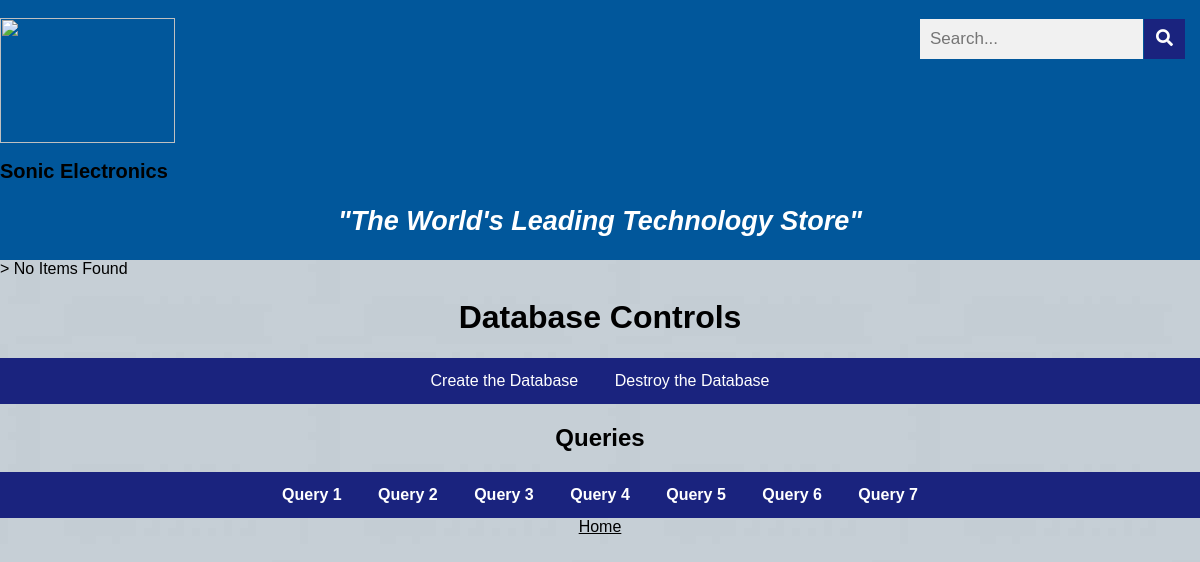
The app's page /queryFour.php, older data.
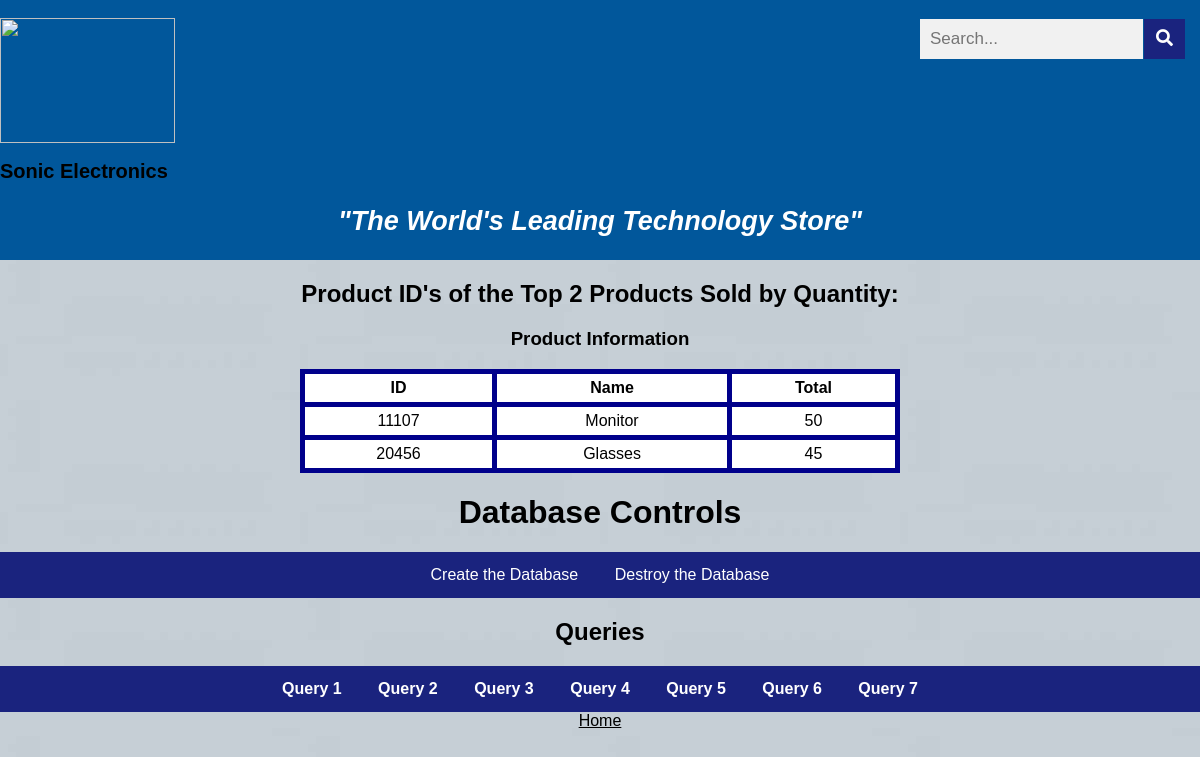
The same page, newer data.
### tables this page shows
CREATE TABLE product(
    manufacturer_id     INT(5) NOT NULL,
    item_id             INT(5) NOT NULL,
    package_id          INT(5) NOT NULL,
    quantity            INT(5),
    price               DECIMAL(8,2),
    product_name        VARCHAR(30),
    PRIMARY KEY (item_id)
  );

### common.php (called while the page is built)
<?php
function escape($html)
{
  return htmlspecialchars($html, ENT_QUOTES | ENT_SUBSTITUTE, "UTF-8");
}

### queryFour.php (the view)
<?php include "templates/header.php"; ?>
<head>
   <link rel="stylesheet" href="css/style.css">
</head>
<?php
try
{
    require "config.php";
    require "common.php";
    $connection = new PDO($dsn, $username, $password, $options);
    $sql = "SELECT item_id, product_name, SUM(quantity) as total
    FROM product
    group by item_id
    ORDER BY total desc
    LIMIT 2";
    $statement = $connection->prepare($sql);
    $statement->execute();
    $result = $statement->fetchAll();
}
catch(PDOException $error)
{
    echo $sql . "<br>" . $error->getMessage();
}
?>
<?php
    if ($result && $statement->rowCount() > 0) { ?>
        <h2 align="center">Product ID's of the Top 2 Products Sold by Quantity:</h2>
        <h3 align="center">Product Information</h3>
        <table id="resultTable" align="center">
            <tr>
                <th id="resultHeader">ID</th>
                <th id="resultHeader">Name</th>
                <th id="resultHeader">Total</th>
            </tr>
            <?php foreach ($result as $row) { ?>
            <tr>
                <td id="resultData"><?php echo escape($row["item_id"]); ?></td>
                <td id="resultData"><?php echo escape($row["product_name"]); ?></td>
                <td id="resultData"><?php echo escape($row["total"]); ?></td>
            </tr>
            <?php } ?>
        </table>
        <?php } else { ?>
            > No Items Found
        <?php } ?>
<?php include "templates/footer.php"; ?>

Row changes from the older to the newer data that the page shows:
added product: item_id "11107", product_name "Monitor", total "50"
added product: item_id "20456", product_name "Glasses", total "45"
Text that changed along with them:
text no longer shown: "> No Items Found"
text now shown: "Product ID's of the Top 2 Products Sold by Quantity: Product Information ID Name Total"
